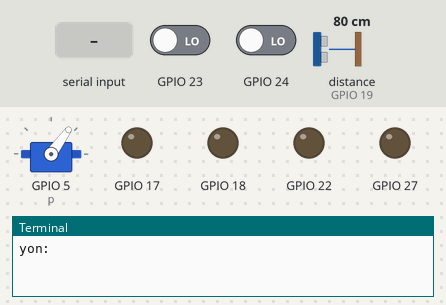
Recording of a program running on a simulated Raspberry Pi (BCM pin numbers). On the bench: servo, output pins drawn as LEDs (lit = HIGH), the last lines printed to the terminal. Dashed ring = blinking. Inputs (shaded band) come from the test bench; at power-on: distance to the obstacle (sensor on GPIO 19) 80 cm, GPIO 23 LOW, GPIO 24 LOW. The echo pulse lasts 58.3 µs per cm; random numbers come from a fixed seed; servo angles are drawn from the pulse width (0.5 ms = 0°, 2.5 ms = 180°); the clock reads 2024-03-15 10:24:30 at power-on unless the program sets it; pins used as bus, display or sensor lines are not drawn.

Above: at 1.9 s.
2.0 s: "r" typed at the terminal, then Enter
At 4.22 s:
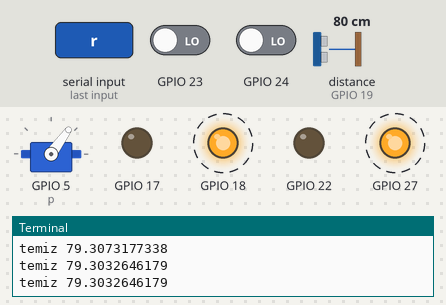
5.0 s: distance to the obstacle (sensor on GPIO 19) set to 2 cm
At 6.5 s:
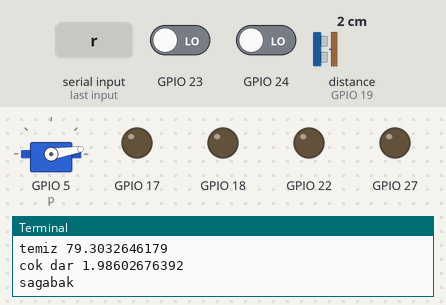
At 8.7 s:
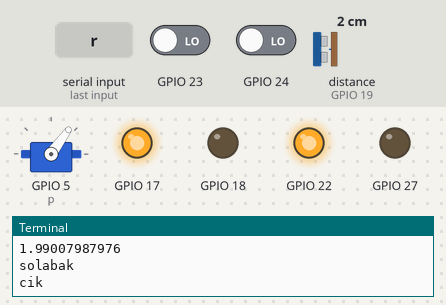
Timing chart, 0 to 14.0 s (numbered marks = the images above; inputs shaded):
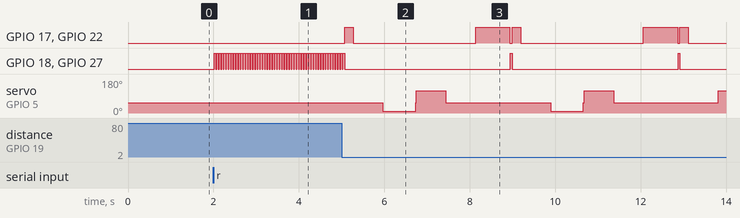

Measured:
- after the input at 2.0 s, GPIO 18, GPIO 27: alternates HIGH for 0.04 s and LOW for 0.02 s, starting at once
- after the input at 5.0 s, GPIO 17, GPIO 22: LOW → HIGH after 0.07 s, then repeats every 3.9 s: LOW 2.9 s, HIGH 0.80 s, LOW 0.05 s, HIGH 0.20 s

The program:

robot3.py
```python
import RPi.GPIO as gpio
import time
from mesafe import distance
import random

motorhizi = 2.5

def init():
    gpio.setmode(gpio.BCM)
    gpio.setup(27,gpio.OUT)
    gpio.setup(17,gpio.OUT)
    gpio.setup(18,gpio.OUT)
    gpio.setup(22,gpio.OUT)
    gpio.setup(23,gpio.IN)
    gpio.setup(24,gpio.IN)

def geri(tf):
    init()
    gpio.output(22,1)
    gpio.output(17,1)
    gpio.output(18,0)
    gpio.output(27,0)
    tf = float(tf)
    tf = tf / motorhizi
    time.sleep(tf)
    gpio.cleanup()

def ileri(tf):
    init()
    gpio.output(18,1)
    gpio.output(27,1)
    gpio.output(17,0)
    gpio.output(22,0)
    tf = float(tf)
    tf = tf / motorhizi
    time.sleep(tf)
    gpio.cleanup()

def sol(tf):
    init()
    gpio.output(18,1)
    gpio.output(22,1)
    gpio.output(17,0)
    gpio.output(27,0)
    tf = float(tf)
    tf = tf / motorhizi
    time.sleep(tf)
    gpio.cleanup()

def sag(tf):
    init()
    gpio.output(27,1)
    gpio.output(17,1)
    gpio.output(18,0)
    gpio.output(22,0)
    tf = float(tf)
    tf = tf / motorhizi
    time.sleep(tf)
    gpio.cleanup()

def dur():
    init()
    gpio.output(22,0)
    gpio.output(17,0)
    gpio.output(18,0)
    gpio.output(27,0)
    gpio.cleanup()

def servo(tf):
    gpio.setmode(gpio.BCM)
    gpio.setup(5,gpio.OUT)
    p = gpio.PWM(5,50)
    p.start(5.5)
    p.ChangeDutyCycle(tf)
    time.sleep(0.7)
    gpio.cleanup()

def kontrol():
    x = random.randrange(1,3)
    if (x == 1):
        print "sagabak"
        servo(3)
        time.sleep(0.05)
        dis = distance('cm')
        print dis
        if dis < 15:
            print "solabak"
            servo(9)
            dis = distance('cm')
            if dis < 15:
                print "cik"
                servo(5.5)
                geri(2)
            else:
                servo(5.5)
                geri(0.5)
                sol(0.7)
        else:
            servo(5.5)
            geri(0.5)
            sag(0.7)
    if (x == 2):
        print "solabak"
        servo(9)
        time.sleep(0.05)
        dis = distance('cm')
        print dis
        if dis < 15:
            print"sagabak"
            servo(3)
            dis = distance('cm')
            if dis < 15:
                print "cik"
                servo(5.5)
                geri(2)
            else:
                servo(5.5)
                geri(0.5)
                sag(0.7)
        else:
            servo(5.5)
            geri(0.5)
            sol(0.7)

while (True):
    servo(5.5)
    dis = distance('cm')
    y = raw_input("yon:")
    time.sleep(0.003)
    if(y == "w"):
        print "ileri"
        ileri(0.5)
    elif(y == "s"):
        print "geri"
        geri(0.5)
    elif(y == "a"):
        print "sol"
        sol(0.5)
    elif(y == "d"):
        print "sag"
        sag(0.5)
    elif(y == "r"):
        print "Otomatik moda geciliyor!...cikis icin ctrl+c"
        while (True):
            dis = distance('cm')
            init()
            if (gpio.input(23) == 0 and gpio.input(24) == 0):
                ileri(0.1)
            elif (gpio.input(23) == 1 and gpio.input(24) == 0):
                sol(0.1)
            elif (gpio.input(23) == 0 and gpio.input(24) == 1):
                sag(0.1)
            else:
                pass
            if dis < 15:
                print "cok dar",dis
                geri(0.5)
                servo(5.5)
                kontrol()
            elif dis < 25:
                print "dar",dis
            else:
                print "temiz",dis
            dur()
    elif(y == "c"):
        print "hoscakal"
        break
    else:
        print "tkrr"
        pass
    if dis < 15:
        print "cok dar",dis
        geri(0.2)
        kontrol()
    elif dis < 25:
        print "dar",dis

    else:
        print "temiz",dis
        servo(5.5)
```

mesafe.py
```python
import RPi.GPIO as gpio
import time

def distance(measure='cm'):
    gpio.setmode(gpio.BCM)
    trig = 13
    echo = 19
    gpio.setup(trig,gpio.OUT)
    gpio.output(trig,0)
    gpio.setup(echo,gpio.IN)

    time.sleep(0.01)

    gpio.output(trig,1)
    time.sleep(0.00001)
    gpio.output(trig,0)

    while gpio.input(echo) == 0:
            pass
    start = time.time()

    while gpio.input(echo) == 1:
            pass
    stop = time.time()

    distance = (stop - start) * 17000

    gpio.cleanup()
    return distance

#print (distance('cm'))
```
